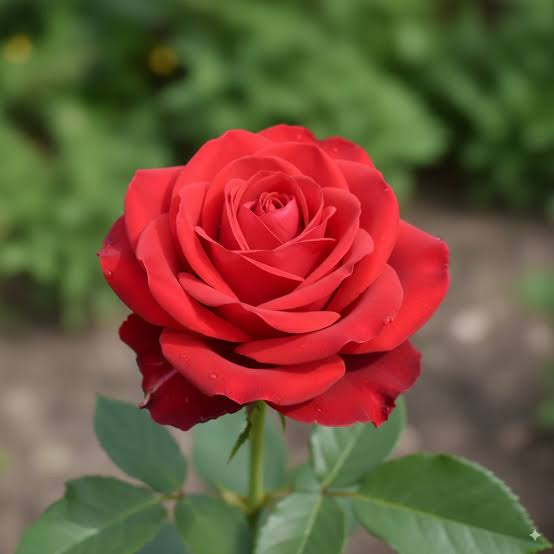
#> input picture input/images.jpg, 554 x 554 px
$ python loc_trung_binh.py input/images.jpg
#> lines starting #> are read from the running program, lines starting #| are printed output that depends on the picture
#> in main, img is the input picture: shape (554, 554, 3); mean B, G, R 59.3, 83.7, 114.5
### chon_anh.py
"""
Module dùng chung: chọn ảnh bằng hộp thoại và lưu ảnh an toàn.
Các file khác chỉ cần:  from chon_anh import chon_anh, luu_anh
"""
import os
import numpy as np
import cv2
import tkinter as tk
from tkinter import filedialog


# [29 lines left out: function chon_anh, not called in this run]


def luu_anh(ten_file, img, thu_muc="results"):
    """Lưu ảnh vào thư mục (tự tạo nếu chưa có). Hỗ trợ đường dẫn Unicode."""
    os.makedirs(thu_muc, exist_ok=True)
    duong_dan = os.path.join(thu_muc, ten_file)
    ext = os.path.splitext(ten_file)[1] or ".png"
    ok, buf = cv2.imencode(ext, img)
    if ok:
        buf.tofile(duong_dan)
        print(f"Đã lưu: {duong_dan}")
    return duong_dan

### loc_trung_binh.py
import sys
import cv2
import numpy as np
from chon_anh import chon_anh, luu_anh


def make_sample_image(size=400):
    """Tạo ảnh mẫu đơn giản nếu người dùng không chọn ảnh."""
    img = np.full((size, size, 3), 255, np.uint8)
    cv2.rectangle(img, (50, 50), (180, 180), (0, 0, 255), -1)
    cv2.circle(img, (280, 130), 70, (0, 160, 0), -1)
    cv2.line(img, (40, 300), (360, 260), (255, 0, 0), 5)
    cv2.putText(img, "Mean Filter", (80, 370), cv2.FONT_HERSHEY_SIMPLEX,
                1.2, (0, 0, 0), 3)
    return img


def add_noise(img, sigma=25):
    """Thêm nhiễu Gaussian + một ít nhiễu muối tiêu."""
#> called with sigma = 25
    # Nhiễu Gaussian: cộng số ngẫu nhiên phân phối chuẩn vào mọi điểm ảnh
    noisy = img.astype(np.float32) + np.random.normal(0, sigma, img.shape)
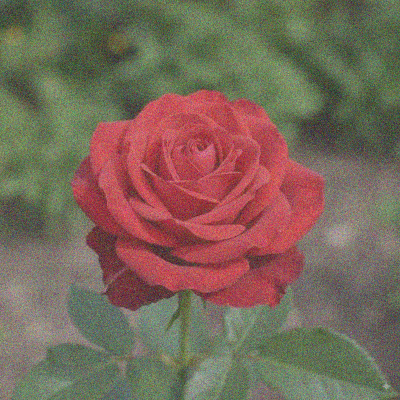
#> noisy: shape (400, 400, 3) float64; mean B, G, R 59.2, 83.8, 114.4; drawn with min black and max white
    noisy = np.clip(noisy, 0, 255).astype(np.uint8)

    # Nhiễu muối tiêu: 1% điểm đen, 1% điểm trắng
    mask = np.random.rand(*img.shape[:2])
    noisy[mask < 0.01] = 0
    noisy[mask > 0.99] = 255
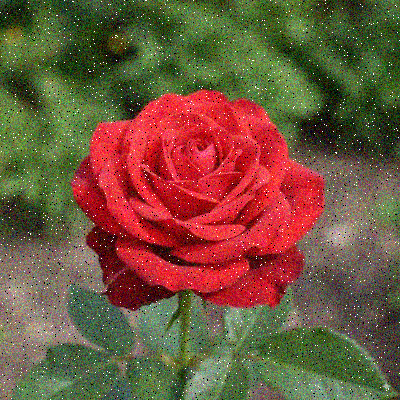
#> noisy: shape (400, 400, 3); mean B, G, R 61, 84.9, 113.9
    return noisy


def label(img, text):
    """Vẽ thanh đen và ghi tiêu đề lên đầu ảnh."""
    out = img.copy()
    cv2.rectangle(out, (0, 0), (out.shape[1], 28), (0, 0, 0), -1)
    cv2.putText(out, text, (8, 20), cv2.FONT_HERSHEY_SIMPLEX,
                0.6, (255, 255, 255), 1, cv2.LINE_AA)
    return out


def main():
    # 1. Đọc ảnh: ưu tiên đường dẫn truyền qua dòng lệnh, nếu không thì mở hộp thoại.
    #    Nếu bấm Cancel -> dùng ảnh mẫu tự tạo.
    if len(sys.argv) > 1:
        img = cv2.imdecode(np.fromfile(sys.argv[1], dtype=np.uint8), cv2.IMREAD_COLOR)
        if img is None:
            sys.exit(f"Không đọc được ảnh: {sys.argv[1]}")
        img = cv2.resize(img, (400, 400))
    else:
        try:
            img, _ = chon_anh("Chọn ảnh để demo lọc trung bình")
            img = cv2.resize(img, (400, 400))
        except SystemExit:
            print("Không chọn ảnh -> dùng ảnh mẫu.")
            img = make_sample_image()

    # 2. Tạo ảnh nhiễu để có cái mà lọc
    noisy = add_noise(img)

    # 3. Lọc trung bình với nhiều kích thước kernel
    #    Kernel càng lớn -> khử nhiễu mạnh hơn nhưng ảnh càng mờ.
    blur3 = cv2.blur(noisy, (3, 3))
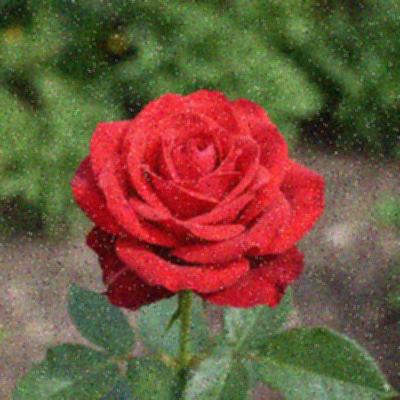
#> blur3: shape (400, 400, 3); mean B, G, R 61, 84.9, 113.9
    blur5 = cv2.blur(noisy, (5, 5))
    blur9 = cv2.blur(noisy, (9, 9))
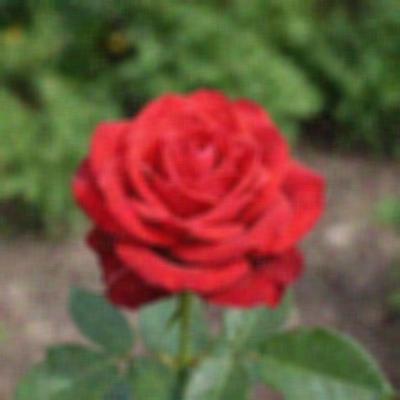
#> blur9: shape (400, 400, 3); mean B, G, R 61, 84.9, 113.9

    # 4. Cách tương đương: tự tạo kernel trung bình rồi dùng filter2D
    k = 5
    kernel = np.ones((k, k), np.float32) / (k * k)
    blur5_manual = cv2.filter2D(noisy, -1, kernel)
    print("cv2.blur 5x5 == filter2D 5x5 ?",
          np.allclose(blur5, blur5_manual, atol=1))
#| cv2.blur 5x5 == filter2D 5x5 ? True

    # 5. So sánh chất lượng bằng PSNR so với ảnh gốc (càng cao càng tốt)
    for name, res in [("Anh nhieu", noisy), ("Mean 3x3", blur3),
                      ("Mean 5x5", blur5), ("Mean 9x9", blur9)]:
        print(f"{name:10s} PSNR = {cv2.PSNR(img, res):.2f} dB")
#> this loop made 4 passes
#> name on passes 1 to 4: 'Anh nhieu', 'Mean 3x3', 'Mean 5x5', 'Mean 9x9'
#| Anh nhieu  PSNR = 18.15 dB
#| Mean 3x3   PSNR = 27.12 dB
#| Mean 5x5   PSNR = 29.68 dB
#| Mean 9x9   PSNR = 29.16 dB

    # 6. Ghép ảnh: hàng 1 (gốc, nhiễu), hàng 2 (3 ảnh đã lọc)
    row1 = np.hstack([label(img, "Goc"), label(noisy, "Co nhieu")])
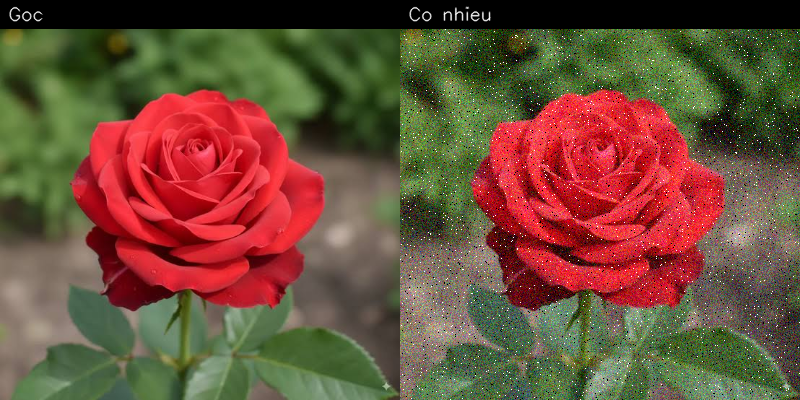
#> row1: shape (400, 800, 3); mean B, G, R 57.4, 78.2, 109.9
    row2 = np.hstack([label(blur3, "Mean 3x3"), label(blur5, "Mean 5x5"),
                      label(blur9, "Mean 9x9")])
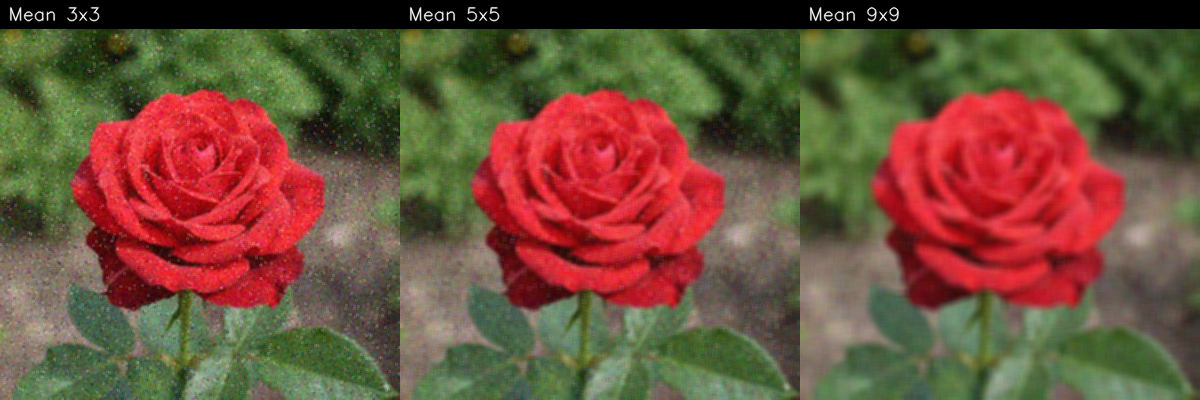
#> row2: shape (400, 1200, 3); mean B, G, R 58.4, 79, 109.8
    # Hàng 1 hẹp hơn hàng 2 nên phải phóng to cho bằng chiều rộng
    row1 = cv2.resize(row1, (row2.shape[1],
                             int(row1.shape[0] * row2.shape[1] / row1.shape[1])))
#> row1: shape (600, 1200, 3)
    result = np.vstack([row1, row2])

    luu_anh("mean_filter_results.png", result)

    # 7. Thu nhỏ kết quả cho vừa màn hình rồi hiển thị
    screen_width, screen_height = 1200, 700
    h, w = result.shape[:2]
#> h = 1000; w = 1200
    scale = min(screen_width / w, screen_height / h, 1)
#> scale = 0.7
    result_small = cv2.resize(result, (int(w * scale), int(h * scale)),
                              interpolation=cv2.INTER_AREA)
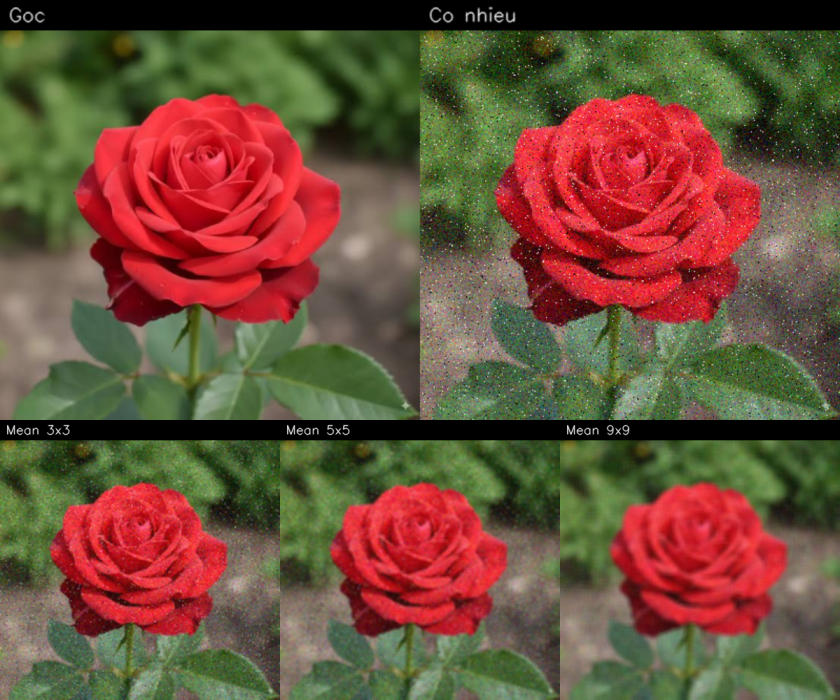
#> result_small: shape (700, 840, 3); mean B, G, R 57.8, 78.5, 109.8

    cv2.namedWindow("Demo loc trung binh (Mean Filter)", cv2.WINDOW_NORMAL)
    cv2.imshow("Demo loc trung binh (Mean Filter)", result_small)
    cv2.waitKey(0)
    cv2.destroyAllWindows()


if __name__ == "__main__":
    main()
